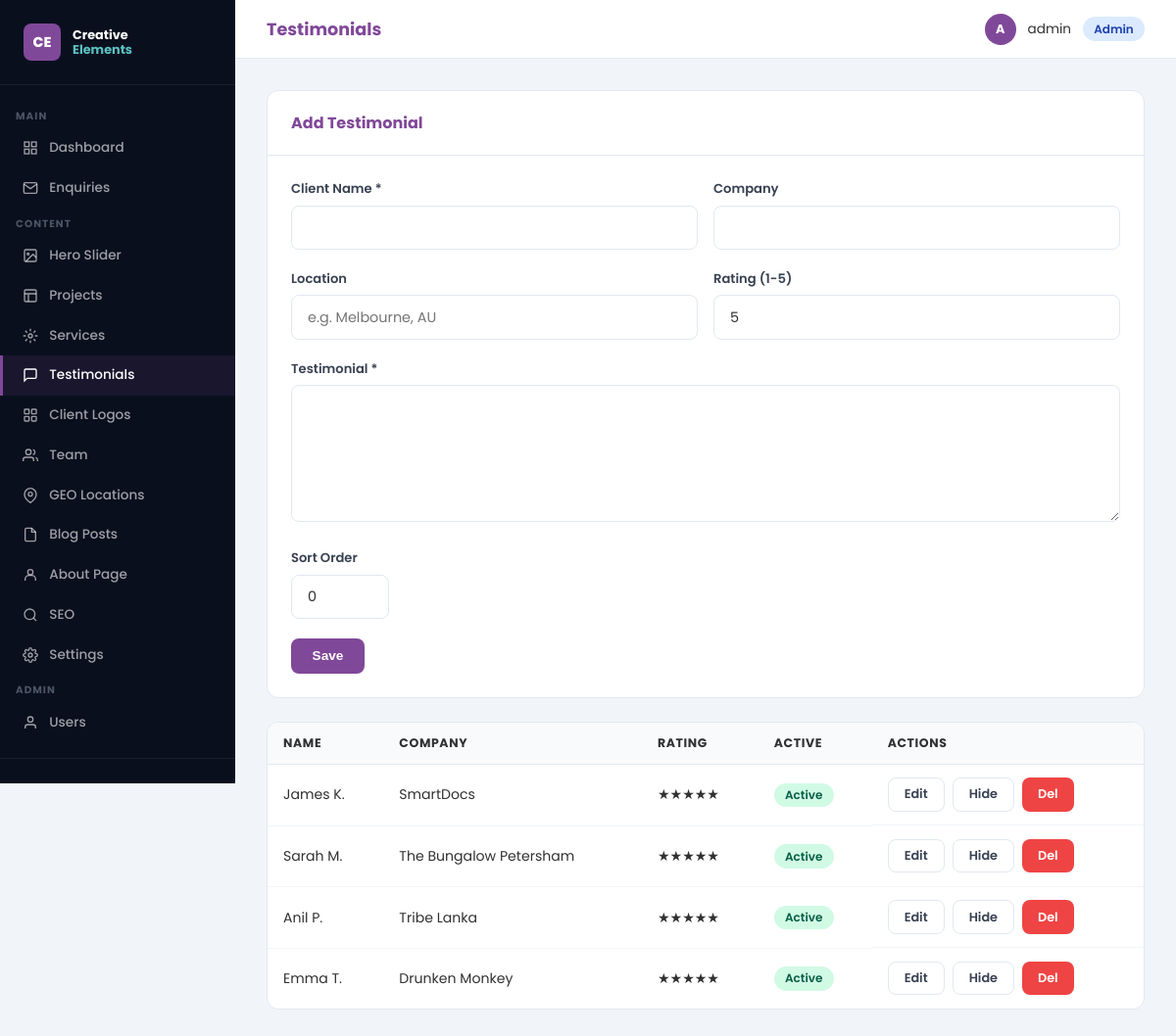
Page /admin/testimonials.php (signed in) on the committed database.
### tables this page shows
CREATE TABLE IF NOT EXISTS `testimonials` (
  `id` int(11) NOT NULL AUTO_INCREMENT,
  `name` varchar(255) NOT NULL,
  `company` varchar(255) DEFAULT '',
  `location` varchar(100) DEFAULT '',
  `content` text NOT NULL,
  `rating` tinyint(1) DEFAULT 5,
  `active` tinyint(1) DEFAULT 1,
  `sort_order` int(11) DEFAULT 0,
  `created_at` timestamp DEFAULT CURRENT_TIMESTAMP,
  PRIMARY KEY (`id`)
);

### includes/config.php (called while the page is built, shortened)
<?php
function sanitize($input) {
    return htmlspecialchars(strip_tags(trim($input)), ENT_QUOTES, 'UTF-8');
}

### admin/testimonials.php (the view, shortened to what this page needs)
<?php
require_once 'admin-auth.php';
$et = null;
$tms = $db->query("SELECT * FROM testimonials ORDER BY sort_order")->fetchAll();
require_once 'admin-header.php';
if (isset($_GET['msg'])): ?><div class="alert alert-success">Saved.</div><?php endif; ?>
<div class="card" style="margin-bottom:1.5rem">
  <div class="card-header"><h2><?= $et ? 'Edit Testimonial' : 'Add Testimonial' ?></h2></div>
  <div class="card-body">
    <form method="POST">
      <div class="form-row">
        <div class="form-group"><label>Client Name *</label><input name="name" required value="<?= sanitize($et['name'] ?? '') ?>"></div>
        <div class="form-group"><label>Company</label><input name="company" value="<?= sanitize($et['company'] ?? '') ?>"></div>
      </div>
      <div class="form-row">
        <div class="form-group"><label>Location</label><input name="location" value="<?= sanitize($et['location'] ?? '') ?>" placeholder="e.g. Melbourne, AU"></div>
        <div class="form-group"><label>Rating (1-5)</label><input name="rating" type="number" min="1" max="5" value="<?= $et['rating'] ?? 5 ?>"></div>
      </div>
      <div class="form-group"><label>Testimonial *</label><textarea name="content" required><?= sanitize($et['content'] ?? '') ?></textarea></div>
      <div class="form-group"><label>Sort Order</label><input name="sort_order" type="number" value="<?= $et['sort_order'] ?? 0 ?>" style="width:100px"></div>
      <button type="submit" class="btn btn-primary">Save</button>
    </form>
  </div>
</div>
<div class="card">
  <table>
    <thead><tr><th>Name</th><th>Company</th><th>Rating</th><th>Active</th><th>Actions</th></tr></thead>
    <tbody>
    <?php foreach ($tms as $t): ?>
    <tr>
      <td><?= sanitize($t['name']) ?></td>
      <td><?= sanitize($t['company']) ?></td>
      <td><?= str_repeat('★', $t['rating']) ?></td>
      <td><span class="pill <?= $t['active'] ? 'pill-green':'pill-red' ?>"><?= $t['active']?'Active':'Hidden' ?></span></td>
      <td style="display:flex;gap:.5rem">
        <a href="?edit=<?= $t['id'] ?>" class="btn btn-outline btn-sm">Edit</a>
        <a href="?toggle=<?= $t['id'] ?>" class="btn btn-outline btn-sm"><?= $t['active']?'Hide':'Show' ?></a>
        <a href="?delete=<?= $t['id'] ?>" class="btn btn-danger btn-sm" onclick="return confirm('Delete?')">Del</a>
      </td>
    </tr>
    <?php endforeach; ?>
    </tbody>
  </table>
</div>
<?php require_once 'admin-footer.php'; ?>

### admin/admin-header.php (style rules this page uses)
* { box-sizing:border-box;margin:0;padding:0 }
body { font-family:'Poppins',sans-serif;background:#F1F5F9;color:#313131;display:flex;min-height:100vh }
.card { background:white;border-radius:12px;border:1px solid #E2E8F0;overflow:hidden;margin-bottom:1.5rem }
.card-header { padding:1.25rem 1.5rem;border-bottom:1px solid #E2E8F0;display:flex;align-items:center;justify-content:space-between;gap:1rem }
.card-header h2 { font-size:1rem;font-weight:700;color:#804899 }
.card-body { padding:1.5rem }
.form-group { margin-bottom:1.25rem }
.form-group label { display:block;font-size:.82rem;font-weight:600;color:#374151;margin-bottom:.4rem }
.form-group input,.form-group select,.form-group textarea { width:100%;padding:.7rem 1rem;border:1.5px solid #E2E8F0;border-radius:8px;font-family:'Poppins',sans-serif;font-size:.9rem;color:#313131;background:white;outline:none;transition:border-color .2s }
.form-group textarea { min-height:140px;resize:vertical }
.form-row { display:grid;grid-template-columns:1fr 1fr;gap:1rem }
.btn { display:inline-flex;align-items:center;gap:.5rem;padding:.65rem 1.35rem;border-radius:8px;font-weight:600;font-size:.85rem;cursor:pointer;border:none;text-decoration:none;transition:all .2s }
.btn-primary { background:#804899;color:white }
.btn-danger { background:#EF4444;color:white }
.btn-sm { padding:.45rem 1rem;font-size:.8rem }
.btn-outline { background:transparent;color:#374151;border:1.5px solid #E2E8F0 }
table { width:100%;border-collapse:collapse }
th { padding:.75rem 1rem;text-align:left;font-size:.78rem;font-weight:700;text-transform:uppercase;letter-spacing:.05em;color:#313131;background:#F8FAFC;border-bottom:1px solid #E2E8F0 }
td { padding:.85rem 1rem;font-size:.88rem;border-bottom:1px solid #F1F5F9;vertical-align:middle }
tr:last-child td { border-bottom:none }
.pill { display:inline-flex;align-items:center;padding:.2rem .7rem;border-radius:100px;font-size:.75rem;font-weight:600 }
.pill-green { background:#D1FAE5;color:#065F46 }

### rows in the picture
testimonials: name "James K.", company "SmartDocs", rating "★★★★★", active "Active"
testimonials: name "Sarah M.", company "The Bungalow Petersham", rating "★★★★★", active "Active"
testimonials: name "Anil P.", company "Tribe Lanka", rating "★★★★★", active "Active"
testimonials: name "Emma T.", company "Drunken Monkey", rating "★★★★★", active "Active"

### other values in the picture
$adminTitle "Testimonials"
substr($_SESSION['admin_user'] ?? 'A', 0, 1) "A"
$_SESSION['admin_user'] "admin"
